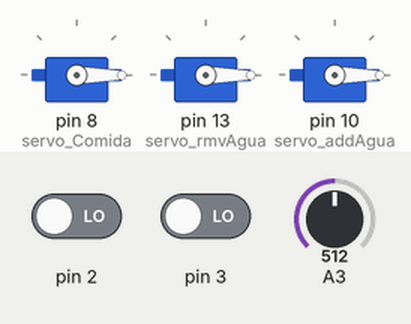
Bench run of a sketch on a simulated Arduino Uno, built with avr-gcc and run on an emulated ATmega328P. Shown: 3 × servo. The inputs (shaded band) are chosen by the test bench; at power-on: A3 = 512, pin 3 LOW, pin 2 LOW.

Above: at 1.2 s.
1.3 s: A3 set to 406
At 4.0 s:
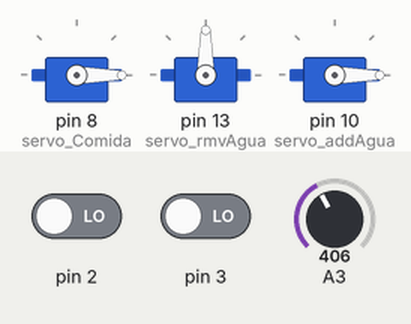
4.3 s: A3 set to 388
At 6.5 s:
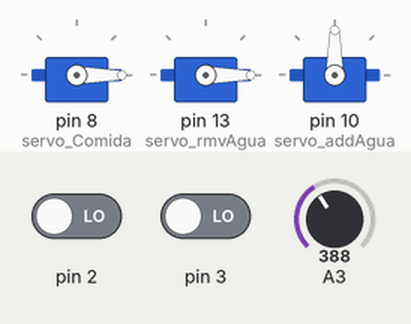
7.3 s: pin 3 driven HIGH
At 10.0 s:
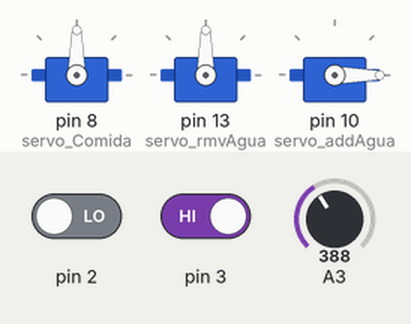
Timing chart, 0 to 19.3 s (numbered marks = the images above; inputs shaded):
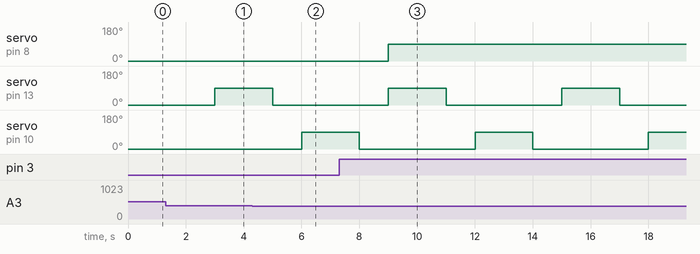

Measured:
- the behaviour switches between 400 and 399 on A3 (found by bisection; images 1 and 2)
- by itself, servo on pin 13 (servo_rmvAgua), servo on pin 10 (servo_addAgua): alternates 90° for 2.0 s and 0° for 4.0 s

The sketch:

servos.ino
```cpp
#include <Servo.h>

//Declarando os servos
Servo servo_Comida;
Servo servo_rmvAgua;
Servo servo_addAgua;

//Variáveis
unsigned long timer_Agua = millis();
volatile byte est_botaoComida = 0;
volatile byte est_botaoAgua = 0;
volatile byte busy = 0;
volatile byte repondo_comida = 0;

//Setup
void setup(){
	//Servos
	servo_Comida.attach(8);
	servo_rmvAgua.attach(13);
	servo_addAgua.attach(10);

	//Botoes de interrupcao
	pinMode (2, INPUT);
	attachInterrupt(digitalPinToInterrupt(2), troca_estComida, RISING);
	pinMode (3, INPUT);
	attachInterrupt(digitalPinToInterrupt(3), troca_estAgua, RISING);

	//Balanca
	pinMode (A3, INPUT);

	//Inicializa os servos
	servo_addAgua.write(0);
	servo_rmvAgua.write(0);
	servo_Comida.write(0);
}

//Temporizador que aciona as trocas automaticas
void temporizador_agua(){
  	if((millis() - timer_Agua) > 3000 && !busy){
		troca_agua();
		timer_Agua = millis();
	}
}


//Troca de agua
void troca_agua(){
	//Obs.: tempos de acionamento ficticios, apenas para teste
	busy = !busy;
	servo_rmvAgua.write(90);
	delay(2000);
	servo_rmvAgua.write(0);
	delay(1000);
	servo_addAgua.write(90);
	delay(2000);
	servo_addAgua.write(0);
	delay(1000);
	busy = !busy;
}

//Estado do botão de troca de comida
void troca_estComida(){
	est_botaoComida = !est_botaoComida;
}

//Estado do botão de troca de agua
void troca_estAgua(){
	est_botaoAgua = !est_botaoAgua;
}

//Balanca
void balanca(){
	//Quando o compartimento de comida estiver com 900g ou mais de racao, finaliza a reposicao
	if(analogRead(A3) >= 900 && repondo_comida){
		servo_Comida.write(0);
		repondo_comida = !repondo_comida;
	}
	//Caso o compartimento esteja em nivel baixo, aciona a reposicao
	else if (analogRead(A3) < 400 && !repondo_comida){
		servo_Comida.write(90);
		repondo_comida = !repondo_comida;
	}
	//Enquanto estiver repondo a racao, mantem o dispenser aberto
	else if (repondo_comida){
		servo_Comida.write(90);
	}
}

//Programa
void loop(){
	if(est_botaoComida==1 && !repondo_comida) {
		servo_Comida.write(90);
		repondo_comida = !repondo_comida;
		troca_estComida();
	}

	if(est_botaoAgua==1) {
		troca_agua();
		troca_estAgua();
	}
	temporizador_agua();
	balanca();
}
```
